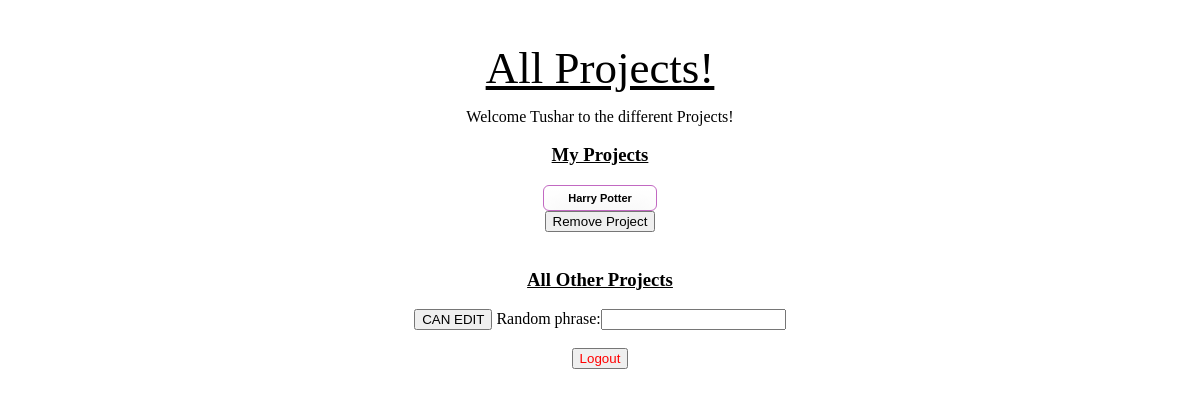
The app's page /quest/user_project_page/tdesai (signed in), older data.
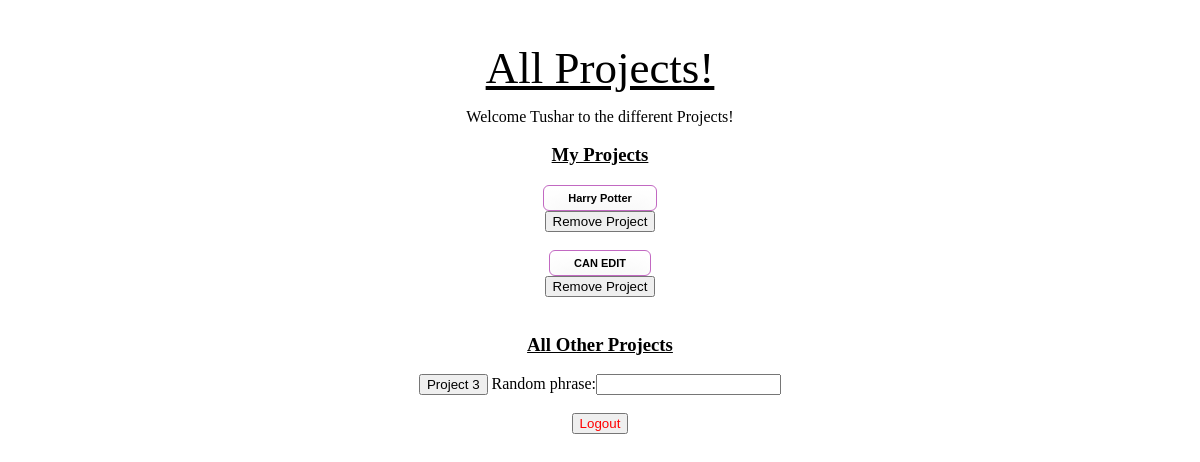
The same page, newer data.
### quest_extension/models.py (models this page shows)
class Project(models.Model):
    project_name = models.CharField(max_length=1000)
    project_description = models.CharField(max_length=1000)
    project_random_phrase = models.CharField(max_length = 255)
    project_editable = models.BooleanField()

### quest_extension/views.py (the view, shortened to what this page needs)
# urls.py: path('user_project_page/<ldap>', views.user_project_page),
def user_project_page(request, ldap):
    current_user = User.objects.get(user_ldap = ldap)
    user_projects = [user_project.project for user_project in UserProject.objects.filter(user = current_user)]
    user_project_ids = [project.id for project in user_projects]
    all_other_projects = [project for project in Project.objects.all() if project.id not in user_project_ids]
    add_new_project_form = AddNewProjectForm()
    if not validate_user_access(request.session['current_user_ldap'], ldap):
        return HttpResponseRedirect('/quest/user_login')
    context = {'current_user': current_user,
     'user_projects': user_projects,
      'all_other_projects': all_other_projects,
      'add_new_project_form': add_new_project_form}
    return render(request, 'quest_extension/user_project_page.html', context)

### quest_extension/forms.py
class AddNewProjectForm(forms.Form):
    random_phrase = forms.CharField()

### quest_extension/views.py (called while the page is built)
def validate_user_access(session_ldap, current_ldap):
    return (session_ldap == current_ldap)

### quest_extension/templates/quest_extension/user_project_page.html (shortened to what this page needs)
{% load static %}
<!DOCTYPE html>
<html lang="en">
    <head>
	<link rel="stylesheet" type="text/css" href="{% static 'quest_extension/user_project_page_style.css' %}">
    </head>
    <body>
	<h1>All Projects!</h1>
	<p>Welcome {{ current_user.user_first_name }} to the different Projects!</p>
    <h3> My Projects </h3>
    {% for project in user_projects %}
        <form method='GET', action = '/quest/user_home/{{ current_user.user_ldap }}/{{ project.id }}'>
            <div id= 'project_button'>
                <button type='submit'>{{project.project_name}}</button>
            </div>
        </form>
        <form method='POST'>
            <button onclick="return confirm('Are you sure you want to remove this project (All data submitted and all questions answered for this project will be deleted)?');" type = 'submit' name = 'remove_project' value = '{{ project.id }}'> Remove Project </button>
        </form>
        <br>
    {% endfor %}
    <h3> All Other Projects </h3>
    {% for project in all_other_projects %}
        <form id = 'add_new_project' method='POST'>
            <button type ='submit' name = 'project_id' value = '{{project.id}}'>{{project.project_name}}</button>
            {{ add_new_project_form }}
        </form>
        <br>
    {% endfor %}
        <div id= 'logout'>
          <form method='POST'>
                <button type = 'submit', name = 'logout'>Logout</button>
            </form>
        </div>
    </body>
</html>

Row changes from the older to the newer data that the page shows:
changed Project "CAN EDIT": moves from the list under "All Other Projects" to the list under "My Projects"
added Project: {{ project.id }} 14 (drawn), project_name "Project 3", shown under "All Other Projects"
